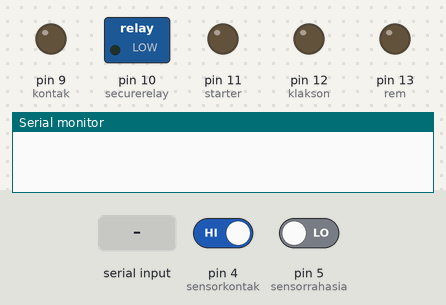
The sketch below on a simulated Arduino Uno, built with avr-gcc and run on an emulated ATmega328P. On the bench: switched loads named in the sketch (green lamp = pin HIGH), output pins drawn as LEDs (lit = HIGH), the last lines printed to the serial monitor. Dashed ring = blinking. Inputs (shaded band) come from the test bench; at power-on: pin 5 (sensorrahasia) LOW, pin 4 (sensorkontak) HIGH.

Above: at 1.2 s.
1.3 s: "cut\n" received over Serial
At 2.7 s:
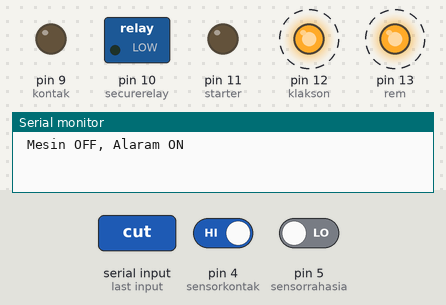
4.3 s: pin 5 (sensorrahasia) driven HIGH
At 5.0 s:
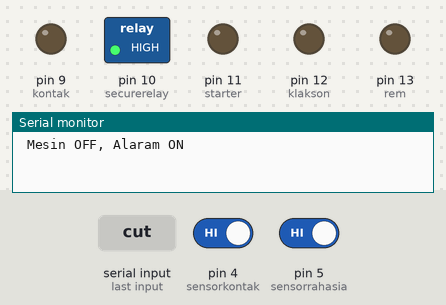
5.8 s: "on\n" received over Serial
At 7.0 s:
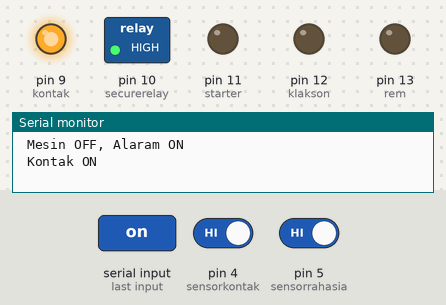
7.3 s: pin 4 (sensorkontak) driven LOW
At 8.2 s:
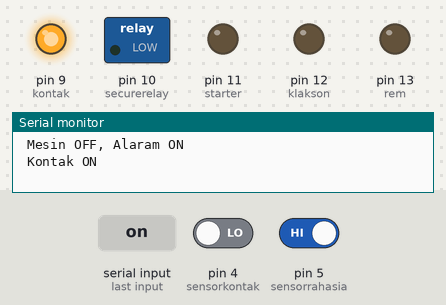
8.8 s: "bel\n" received over Serial
At 9.2 s:
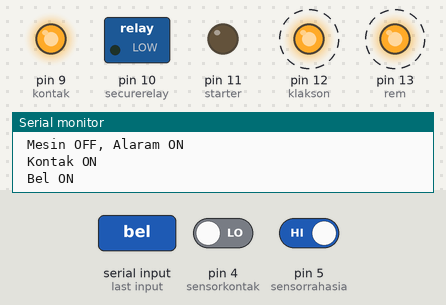
11.8 s: "start\n" received over Serial
At 13.1 s:
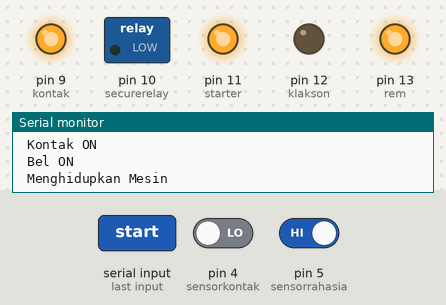
Timing chart, 0 to 15.3 s (numbered marks = the images above; inputs shaded):
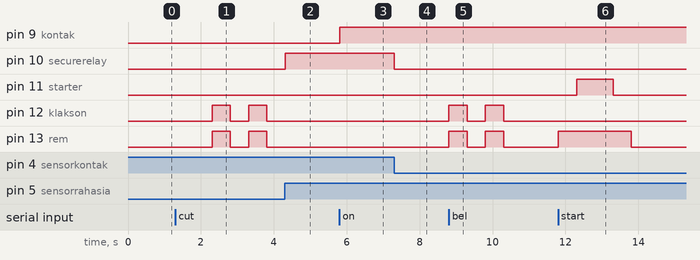

The sketch:

SmartLock.ino
```cpp
char karakter;
String cmd = "";

int kontak = 9;
int securerelay = 10;
int starter = 11;
int klakson = 12;
int rem = 13;
int sensorkontak = 4;
int sensorrahasia = 5;
int valsensorkontak;
int valsensorrahasia;
int securestate;
int buzzstate;
unsigned long timekontakon;

void setup()
{
  Serial.begin(9600);
  pinMode(securerelay,OUTPUT);
  pinMode(kontak,OUTPUT);
  pinMode(starter,OUTPUT);
  pinMode(klakson,OUTPUT);
  pinMode(rem,OUTPUT);
  pinMode(sensorkontak,INPUT);
  pinMode(sensorrahasia,INPUT);
}

void loop()
{
  cekcmd();

  valsensorkontak = digitalRead(sensorkontak);
  valsensorrahasia = digitalRead(sensorrahasia);

  if(valsensorrahasia==HIGH)
  {
    if (valsensorkontak==LOW)
    {
      sensorrahasiaoff();
    }
    else
    {
      sensorrahasiaon();
    }
  }

  if(valsensorkontak==LOW)
  {
    sensorrahasiaoff();
  }
  else
  {
    if (securestate == 0)
    {
      if(timekontakon <= 10000)
      {
        timekontakon++;
      }
      else
      {
        buzzstate = 1;
      }
    }
    else
    {
      buzzstate = 0;
      timekontakon = 0;
    }
  }

  if(buzzstate==1)
  {
    buzz();
  }

  delay(1);
}

void cekcmd()
{
  if(Serial.available())
  {
    karakter = (char)Serial.read();
    if(karakter != '\n')
    {
      cmd += karakter;
    }
    else
    {
      if(cmd=="on")
      {
        digitalWrite(kontak,HIGH);
        sensorrahasiaon();
        cmd = "";
        Serial.println(" Kontak ON");
        delay(1000);
      }
      else if(cmd=="off")
      {
        digitalWrite(kontak,LOW);
        sensorrahasiaoff();
        cmd = "";
        Serial.println(" Mesin dan Kontak OFF");
        delay(1000);
      }
      else if(cmd=="cut")
      {
        digitalWrite(kontak,LOW);
        sensorrahasiaoff();
        buzzstate = 1;
        cmd = "";
        Serial.println(" Mesin OFF, Alaram ON");
        delay(1000);
      }
      else if(cmd=="bel")
      {
        Serial.println(" Bel ON");
        bel();
        cmd = "";
      }
      else if(cmd=="start")
      {
        Serial.println(" Menghidupkan Mesin");
        start();
        cmd = "";
      }
    }
  }
}

void sensorrahasiaon()
{
  securestate = 1;
  digitalWrite(securerelay,HIGH);
}

void sensorrahasiaoff()
{
  securestate = 0;
  digitalWrite(securerelay,LOW);
}

void start()
{
  digitalWrite(rem,HIGH);
  delay(500);
  digitalWrite(starter,HIGH);
  delay(1000);
  digitalWrite(starter,LOW);
  delay(500);
  digitalWrite(rem,LOW);
}

void bel()
{
  digitalWrite(klakson,HIGH);
  digitalWrite(rem,HIGH);
  delay(500);
  digitalWrite(klakson,LOW);
  digitalWrite(rem,LOW);
  delay(500);
  digitalWrite(klakson,HIGH);
  digitalWrite(rem,HIGH);
  delay(500);
  digitalWrite(klakson,LOW);
  digitalWrite(rem,LOW);
  delay(500);
}
void buzz()
{
  digitalWrite(klakson,HIGH);
  digitalWrite(rem,HIGH);
  delay(500);
  digitalWrite(klakson,LOW);
  digitalWrite(rem,LOW);
  delay(500);
}
```

Measured:
- after the input at 1.3 s, pin 12 (klakson), pin 13 (rem): alternates HIGH for 0.50 s and LOW for 0.50 s, starting after 1.0 s
- after the input at 4.3 s, pin 10 (securerelay): LOW → HIGH at once; pin 12 (klakson), pin 13 (rem): stays LOW (without the input it goes to HIGH after 0.01 s)
- after the input at 5.8 s, pin 9 (kontak): LOW → HIGH at once
- after the input at 7.3 s, pin 10 (securerelay): HIGH → LOW at once
- after the input at 8.8 s, pin 12 (klakson), pin 13 (rem): alternates HIGH for 0.50 s and LOW for 0.50 s, 4 changes in all, then stays LOW, starting at once
- after the input at 11.8 s, pin 11 (starter): LOW → HIGH after 0.51 s, → LOW 1.0 s later; pin 13 (rem): LOW → HIGH at once, → LOW 2.0 s later
